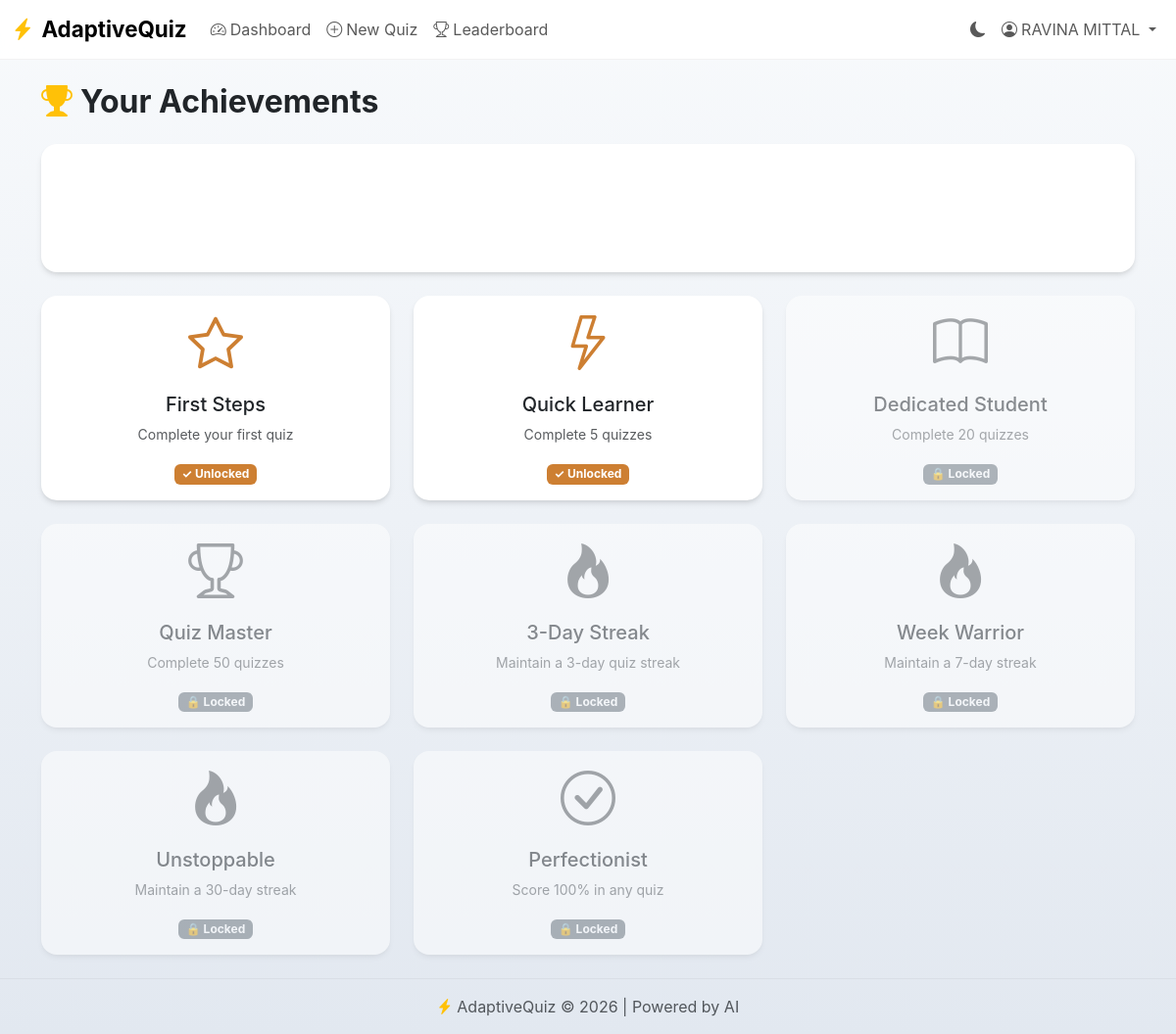
The page /achievements (signed in) on the database its author committed.
### models.py (models this page shows)
class User(UserMixin, db.Model):
    id = db.Column(db.Integer, primary_key=True)
    email = db.Column(db.String(120), unique=True, nullable=False)
    password_hash = db.Column(db.String(255), nullable=False)
    name = db.Column(db.String(100), nullable=False)
    is_admin = db.Column(db.Boolean, default=False)
    quiz_attempts = db.relationship("QuizAttempt", backref="user", lazy=True)

class Achievement(db.Model):
    __tablename__ = 'achievement'
    id = db.Column(db.Integer, primary_key=True)
    name = db.Column(db.String(100), nullable=False)
    description = db.Column(db.Text)
    icon = db.Column(db.String(50))
    requirement_type = db.Column(db.String(50))
    requirement_value = db.Column(db.Integer)
    badge_color = db.Column(db.String(20))
    created_at = db.Column(db.DateTime, default=datetime.utcnow)

### app.py (the view)
@app.route("/achievements")
@login_required
def achievements():
    all_achievements = Achievement.query.all()
    user_achievements = UserAchievement.query.filter_by(user_id=current_user.id).all()
    earned_ids = [ua.achievement_id for ua in user_achievements]
    return render_template(
        "achievements.html",
        all_achievements=all_achievements,
        user_achievements=user_achievements,
        earned_ids=earned_ids
    )

### app.py (called while the page is built)
@login_manager.user_loader
def load_user(user_id):
    return User.query.get(int(user_id))

### templates/achievements.html (shortened to what this page needs)
{% extends "base.html" %}
{% block content %}
<div class="animate-fade-in">
    <h2 class="fw-bold mb-4">
        <i class="bi bi-trophy-fill text-warning me-2"></i>Your Achievements
    </h2>
    <div class="card mb-4 bg-gradient-primary text-white">
        <div class="card-body">
            <div class="row text-center">
                <div class="col-md-4">
                    <h1 class="display-4 fw-bold">{{ user_achievements|length }}</h1>
                    <p class="mb-0">Unlocked</p>
                </div>
                <div class="col-md-4">
                    <h1 class="display-4 fw-bold">{{ all_achievements|length - user_achievements|length }}</h1>
                    <p class="mb-0">Locked</p>
                </div>
                <div class="col-md-4">
                    <h1 class="display-4 fw-bold">{{ ((user_achievements|length / all_achievements|length) *
                        100)|round(0)|int }}%</h1>
                    <p class="mb-0">Complete</p>
                </div>
            </div>
        </div>
    </div>
    <div class="row g-4">
        {% for ach in all_achievements %}
        {% set earned = ach.id in earned_ids %}
        <div class="col-md-4">
            <div class="card h-100 {% if earned %}border-{{ ach.badge_color }}{% else %}opacity-50{% endif %}">
                <div class="card-body text-center">
                    <i
                        class="{{ ach.icon }} display-4 {% if earned %}text-{{ ach.badge_color }}{% else %}text-muted{% endif %}"></i>
                    <h5 class="mt-3 mb-2">{{ ach.name }}</h5>
                    <p class="text-muted small">{{ ach.description }}</p>
                    {% if earned %}
                    <span class="badge bg-{{ ach.badge_color }}">✓ Unlocked</span>
                    {% else %}
                    <span class="badge bg-secondary">🔒 Locked</span>
                    {% endif %}
                </div>
            </div>
        </div>
        {% endfor %}
    </div>
</div>
{% endblock %}

### templates/base.html (shortened to what this page needs)
<!doctype html>
<html lang="en" data-bs-theme="light">
<head>
    <link href="https://cdn.jsdelivr.net/npm/bootstrap@5.3.3/dist/css/bootstrap.min.css" rel="stylesheet">
    <link href="https://cdn.jsdelivr.net/npm/bootstrap-icons@1.11.3/font/bootstrap-icons.css" rel="stylesheet">
    <link rel="stylesheet" href="{{ url_for('static', filename='style.css') }}">
</head>
<body>
    <nav class="navbar navbar-expand-lg sticky-top">
        <div class="container-fluid">
            <a class="navbar-brand d-flex align-items-center" href="{{ url_for('dashboard') }}">
                <i class="bi bi-lightning-charge-fill text-warning me-2"></i>
                <span class="fw-bold">AdaptiveQuiz</span>
            </a>
            <div class="collapse navbar-collapse" id="navbarNav">
                <ul class="navbar-nav me-auto">
                    {% if current_user.is_authenticated %}
                    <li class="nav-item">
                        <a class="nav-link" href="{{ url_for('dashboard') }}">
                            <i class="bi bi-speedometer2 me-1"></i>Dashboard
                        </a>
                    </li>
                    <li class="nav-item">
                        <a class="nav-link" href="{{ url_for('new_quiz') }}">
                            <i class="bi bi-plus-circle me-1"></i>New Quiz
                        </a>
                    </li>
                    <li class="nav-item">
                        <a class="nav-link" href="{{ url_for('leaderboard') }}">
                            <i class="bi bi-trophy me-1"></i>Leaderboard
                        </a>
                    </li>
                    {% endif %}
                </ul>
                <ul class="navbar-nav">
                    <li class="nav-item">
                        <button class="btn btn-link nav-link" id="darkModeToggle" title="Toggle dark mode">
                            <i class="bi bi-moon-fill" id="darkModeIcon"></i>
                        </button>
                    </li>
                    {% if current_user.is_authenticated %}
                    <li class="nav-item dropdown">
                        <a class="nav-link dropdown-toggle" href="#" data-bs-toggle="dropdown">
                            <i class="bi bi-person-circle me-1"></i>{{ current_user.name }}
                        </a>
                    </li>
                    {% endif %}
                </ul>
            </div>
        </div>
    </nav>
    <main class="container-fluid py-4">
        <div class="container">
            {% block content %}{% endblock %}
        </div>
    </main>
    <footer class="footer mt-auto py-3">
        <div class="container text-center">
            <span class="text-muted">
                <i class="bi bi-lightning-charge-fill text-warning"></i>
                AdaptiveQuiz &copy; 2026 | Powered by AI
            </span>
        </div>
    </footer>
</body>
</html>

### static/style.css (style rules this page uses)
:root { --gradient-primary: linear-gradient(135deg, #667eea 0%, #764ba2 100%); --gradient-success: linear-gradient(135deg, #11998e 0%, #38ef7d 100%); --gradient-danger: linear-gradient(135deg, #eb3349 0%, #f45c43 100%); --gradient-warning: linear-gradient(135deg, #f093fb 0%, #f5576c 100%); --card-shadow: 0 4px 6px -1px rgba(0, 0, 0, 0.1), 0 2px 4px -1px rgba(0, 0, 0, 0.06); --card-shadow-hover: 0 20px 25px -5px rgba(0, 0, 0, 0.1), 0 10px 10px -5px rgba(0, 0, 0, 0.04); --border-radius: 16px; --transition-smooth: all 0.3s cubic-bezier(0.4, 0, 0.2, 1); }
body { min-height: 100vh; display: flex; flex-direction: column; font-family: 'Inter', -apple-system, BlinkMacSystemFont, 'Segoe UI', Roboto, sans-serif; }
[data-bs-theme="light"] body { background: linear-gradient(180deg, #f8fafc 0%, #e2e8f0 100%); }
main { flex: 1; }
.navbar { backdrop-filter: blur(10px); border-bottom: 1px solid rgba(128, 128, 128, 0.1); }
[data-bs-theme="light"] .navbar { background: rgba(255, 255, 255, 0.9) !important; }
.navbar-brand { font-size: 1.4rem; }
.card { border: none; border-radius: var(--border-radius); box-shadow: var(--card-shadow); transition: var(--transition-smooth); overflow: hidden; }
.animate-fade-in { animation: fadeIn 0.5s ease; }
.footer { border-top: 1px solid rgba(128, 128, 128, 0.1); }
.badge.bg-bronze { background-color: #cd7f32 !important; }
.text-bronze { color: #cd7f32 !important; }

### rows shown on the page
User: name "RAVINA MITTAL"
Achievement: name "First Steps", description "Complete your first quiz"
Achievement: name "Quick Learner", description "Complete 5 quizzes"
Achievement: name "Dedicated Student", description "Complete 20 quizzes", shows "🔒 Locked"
Achievement: name "Quiz Master", description "Complete 50 quizzes", shows "🔒 Locked"
Achievement: name "3-Day Streak", description "Maintain a 3-day quiz streak", shows "🔒 Locked"
Achievement: name "Week Warrior", description "Maintain a 7-day streak", shows "🔒 Locked"
Achievement: name "Unstoppable", description "Maintain a 30-day streak", shows "🔒 Locked"
Achievement: name "Perfectionist", description "Score 100% in any quiz", shows "🔒 Locked"
